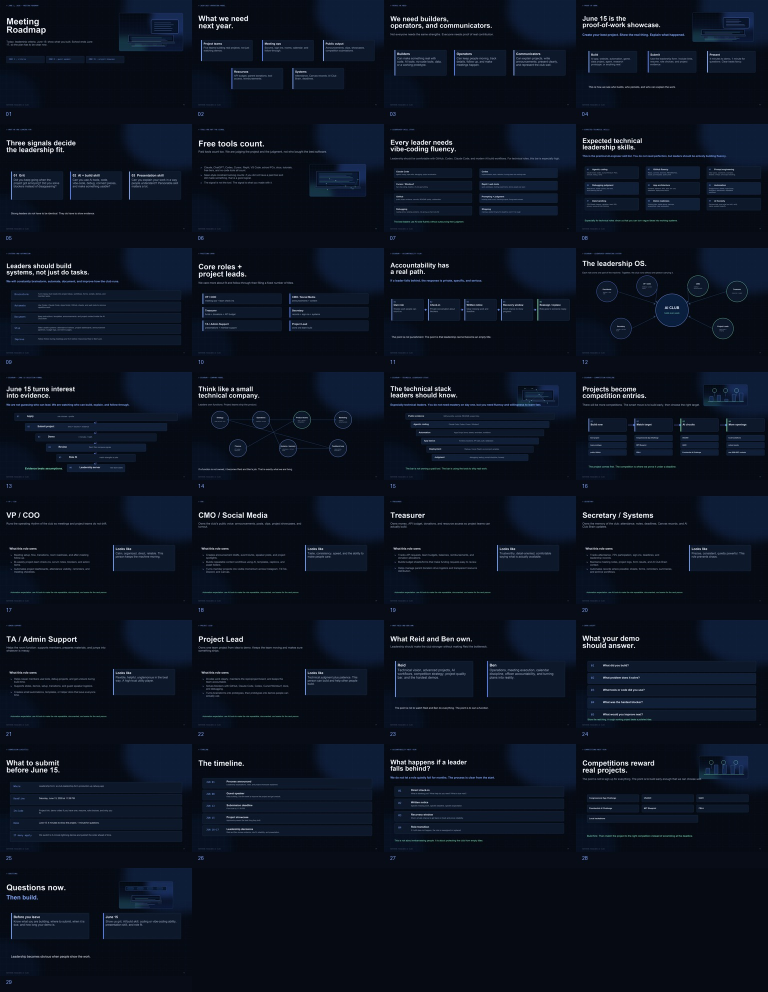
#> input picture outputs/manual-20260531-ai-club-june1/presentations/leadership-project-showcase/v8_readability_contact_sheet.jpg, 1536 x 1984 px (shown at 1/2 size)
$ python -i build_v8_readability_deck.py   (imports and definitions only)
#> lines starting #> are read from the running program, lines starting #| are printed output that depends on the picture
from __future__ import annotations

import io
import json
import shutil
import subprocess
import zipfile
from pathlib import Path
from xml.etree import ElementTree as ET

from PIL import Image, ImageFilter, ImageOps


WORK = Path(__file__).resolve().parent
SRC = WORK / "FINAL_June_1st_Presentation_Leadership_Showcase_V7_Technical_Skills.pptx"
OUT = WORK / "FINAL_June_1st_Presentation_Leadership_Showcase_V8_Readability.pptx"
SLIDES = WORK / "v8_readability_slides"
CONTACT = WORK / "v8_readability_contact_sheet.jpg"
ASSEMBLER = WORK / "assemble_v8_readability_deck.js"
MANIFEST = WORK / "v8_readability_manifest.json"

W, H = 3840, 2160
REL_NS = {"rel": "http://schemas.openxmlformats.org/package/2006/relationships"}


def slide_count(zf: zipfile.ZipFile) -> int:
    return len([n for n in zf.namelist() if n.startswith("ppt/slides/slide") and n.endswith(".xml")])


# [9 lines left out: function slide_image, not called in this run]


def foreground_bbox(img: Image.Image) -> tuple[int, int, int, int]:
    small = img.resize((480, 270), Image.Resampling.BILINEAR)
    px = small.load()
    xs: list[int] = []
    ys: list[int] = []
    for y in range(small.height):
        for x in range(small.width):
            r, g, b = px[x, y]
            luma = 0.2126 * r + 0.7152 * g + 0.0722 * b
            blue_accent = b > 82 and g > 45 and r < 160
            visible_text_or_rule = luma > 70 or blue_accent
            if visible_text_or_rule:
                xs.append(x)
                ys.append(y)
    if not xs:
        return (0, 0, img.width, img.height)

    scale_x = img.width / small.width
    scale_y = img.height / small.height
    left = max(0, int(min(xs) * scale_x) - 90)
    top = max(0, int(min(ys) * scale_y) - 70)
    right = min(img.width, int((max(xs) + 1) * scale_x) + 90)
    bottom = min(img.height, int((max(ys) + 1) * scale_y) + 70)
    return (left, top, right, bottom)


def enhance_slide(img: Image.Image) -> tuple[Image.Image, dict]:
    if img.size != (W, H):
        img = img.resize((W, H), Image.Resampling.LANCZOS)

    bbox = foreground_bbox(img)
    left, top, right, bottom = bbox
    bw, bh = right - left, bottom - top

    target_w = int(W * 0.93)
    target_h = int(H * 0.90)
    scale = min(target_w / bw, target_h / bh)
    scale = max(1.08, min(1.18, scale))

    crop_w = min(W, int(W / scale))
    crop_h = min(H, int(H / scale))
    cx = (left + right) // 2
    cy = (top + bottom) // 2

    crop_left = min(max(0, cx - crop_w // 2), W - crop_w)
    crop_top = min(max(0, cy - crop_h // 2), H - crop_h)
    crop = img.crop((crop_left, crop_top, crop_left + crop_w, crop_top + crop_h))
    enlarged = crop.resize((W, H), Image.Resampling.LANCZOS)
    enlarged = ImageOps.autocontrast(enlarged, cutoff=0.35)

    # Subtle sharpening after resampling keeps small body text crisper on projectors.
    crisp = enlarged.filter(ImageFilter.UnsharpMask(radius=1.2, percent=115, threshold=3))
    return crisp, {
        "bbox": bbox,
        "crop": (crop_left, crop_top, crop_left + crop_w, crop_top + crop_h),
        "scale": round(scale, 3),
    }


# [89 lines left out: functions make_contact_sheet, write_assembler, main, not called in this run]


# [2 lines not run here, left out]

>>> from PIL import Image
>>> picture = Image.open('v8_readability_contact_sheet.jpg')
#> picture is the input picture: PIL image 1536x1984 RGB; mean R, G, B 11.7, 18.8, 32.3
>>> result = enhance_slide(picture)
#> in enhance_slide, `img = img.resize((W, H), Image.Resampling.LANCZOS)`:
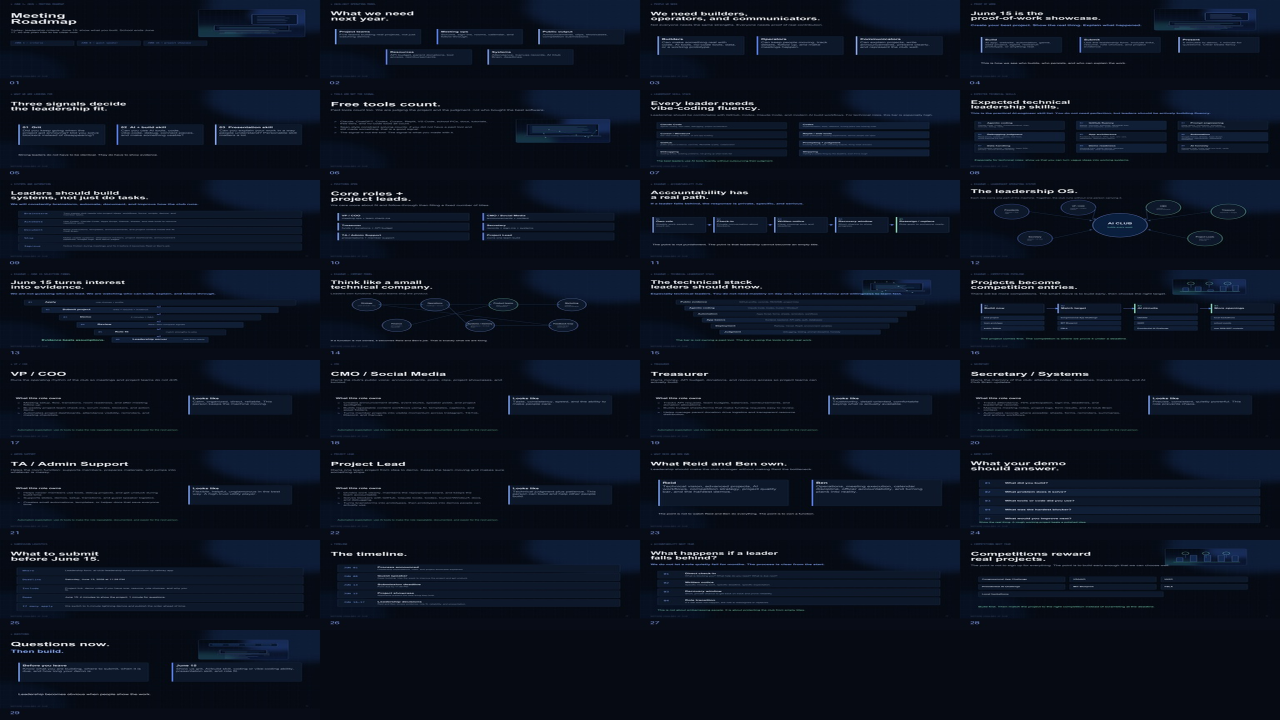
#> img: PIL image 3840x2160 RGB (shown at 1/3 size); mean R, G, B 11.7, 18.8, 32.3
#> in foreground_bbox, `small = img.resize((480, 270), Image.Resampling.BILINEAR)`:
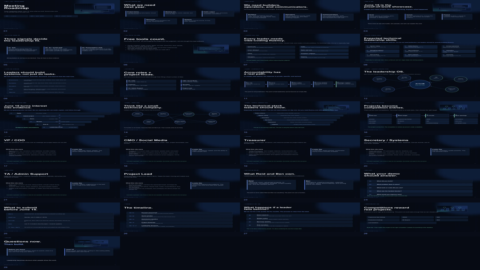
#> small: PIL image 480x270 RGB; mean R, G, B 11.7, 18.8, 32.3
#> after the loop in foreground_bbox, `for y in range(small.height):`: xs = 2305 values, max 468 at index 115, min 4 at index 22, mean 214.7; ys = 2305 values from 4 to 267
#> in foreground_bbox, `left = max(0, int(min(xs) * scale_x) - 90)`: left = 0
#> in foreground_bbox, `right = min(img.width, int((max(xs) + 1) * scale_x) + 90)`: right = 3840
#> in foreground_bbox, `bottom = min(img.height, int((max(ys) + 1) * scale_y) + 70)`: bottom = 2160
#> in enhance_slide, `bbox = foreground_bbox(img)`: bbox = (0, 0, 3840, 2160)
#> in enhance_slide, `left, top, right, bottom = bbox`: left = 0; right = 3840; bottom = 2160
#> in enhance_slide, `bw, bh = right - left, bottom - top`: bw = 3840; bh = 2160
#> in enhance_slide, `scale = min(target_w / bw, target_h / bh)`: scale = 0.9
#> in enhance_slide, `scale = max(1.08, min(1.18, scale))`: scale = 1.08
#> in enhance_slide, `crop_w = min(W, int(W / scale))`: crop_w = 3555
#> in enhance_slide, `crop_h = min(H, int(H / scale))`: crop_h = 1999
#> in enhance_slide, `cx = (left + right) // 2`: cx = 1920
#> in enhance_slide, `cy = (top + bottom) // 2`: cy = 1080
#> in enhance_slide, `crop_left = min(max(0, cx - crop_w // 2), W - crop_w)`: crop_left = 143
#> in enhance_slide, `crop_top = min(max(0, cy - crop_h // 2), H - crop_h)`: crop_top = 81
#> in enhance_slide, `crop = img.crop((crop_left, crop_top, crop_left + crop_w, crop_top + c..`:
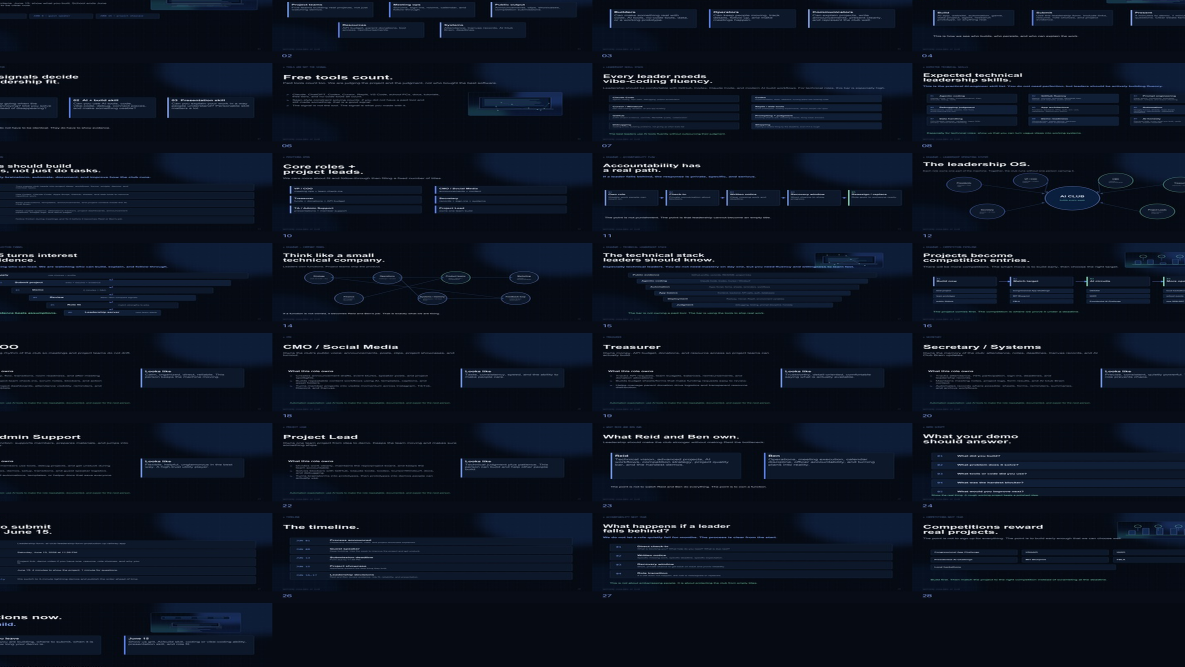
#> crop: PIL image 3555x1999 RGB (shown at 1/3 size); mean R, G, B 11.7, 18.8, 32.3
#> in enhance_slide, `crisp = enlarged.filter(ImageFilter.UnsharpMask(radius=1.2, percent=11..`:
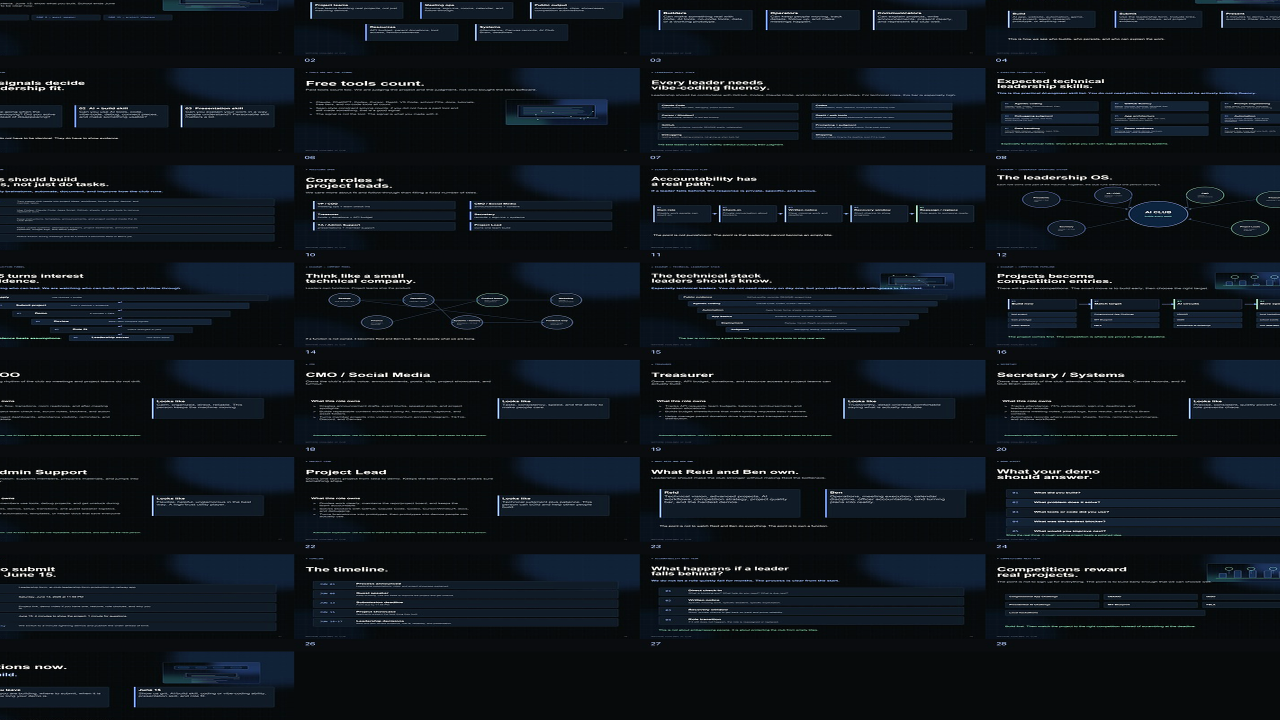
#> crisp: PIL image 3840x2160 RGB (shown at 1/3 size); mean R, G, B 14.7, 20.8, 26.9

$ run again, on outputs/manual-20260531-ai-club-june1/presentations/leadership-project-showcase/v3_powerpoint_contact_sheet.jpg
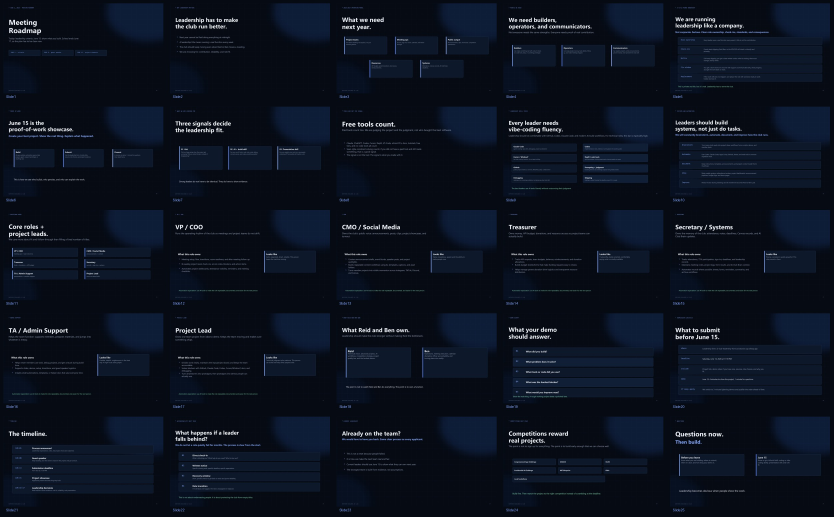
#> input picture outputs/manual-20260531-ai-club-june1/presentations/leadership-project-showcase/v3_powerpoint_contact_sheet.jpg, 2500 x 1550 px (shown at 1/3 size)
#> picture is the input picture: PIL image 2500x1550 RGB; mean R, G, B 11.4, 18.3, 31.5
#> in foreground_bbox, `small = img.resize((480, 270), Image.Resampling.BILINEAR)`:
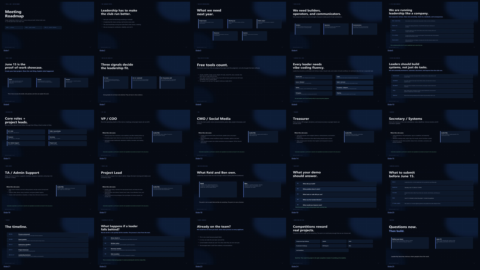
#> small: PIL image 480x270 RGB; mean R, G, B 11.4, 18.3, 31.4
#> after the loop in foreground_bbox, `for y in range(small.height):`: xs = 2543 values, max 446 at index 1439, min 4 at index 548, mean 220.2; ys = 2543 values from 9 to 266
#> in foreground_bbox, `left = max(0, int(min(xs) * scale_x) - 90)`: left = 0
#> in foreground_bbox, `top = max(0, int(min(ys) * scale_y) - 70)`: top = 2
#> in foreground_bbox, `right = min(img.width, int((max(xs) + 1) * scale_x) + 90)`: right = 3666
#> in foreground_bbox, `bottom = min(img.height, int((max(ys) + 1) * scale_y) + 70)`: bottom = 2160
#> bbox = (0, 2, 3666, 2160)
#> in enhance_slide, `left, top, right, bottom = bbox`: left = 0; top = 2; right = 3666; bottom = 2160
#> bw = 3666; bh = 2158
#> in enhance_slide, `scale = min(target_w / bw, target_h / bh)`: scale = 0.901
#> in enhance_slide, `scale = max(1.08, min(1.18, scale))`: scale = 1.08
#> crop_w = 3555
#> crop_h = 1999
#> cx = 1833
#> cy = 1081
#> crop_left = 56
#> crop_top = 82
#> in enhance_slide, `crop = img.crop((crop_left, crop_top, crop_left + crop_w, crop_top + c..`:
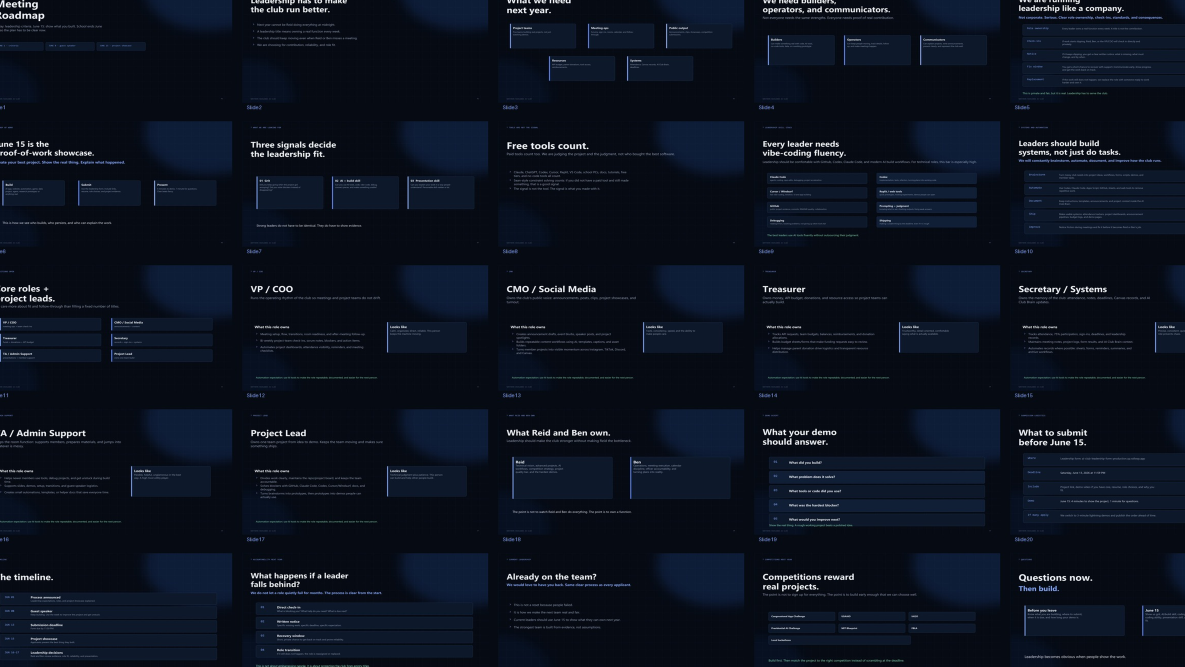
#> crop: PIL image 3555x1999 RGB (shown at 1/3 size); mean R, G, B 11.8, 18.6, 31.6

$ run again, on outputs/manual-20260531-ai-club-june1/presentations/leadership-project-showcase/v4_powerpoint_contact_sheet.jpg
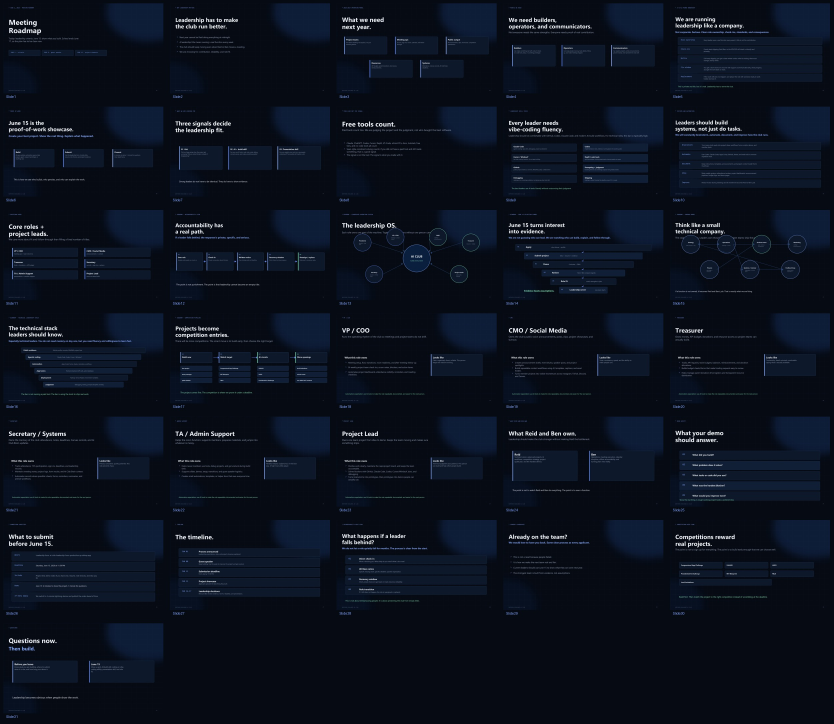
#> input picture outputs/manual-20260531-ai-club-june1/presentations/leadership-project-showcase/v4_powerpoint_contact_sheet.jpg, 2500 x 2170 px (shown at 1/3 size)
#> picture is the input picture: PIL image 2500x2170 RGB; mean R, G, B 10.9, 17.5, 30.2
#> in foreground_bbox, `small = img.resize((480, 270), Image.Resampling.BILINEAR)`:
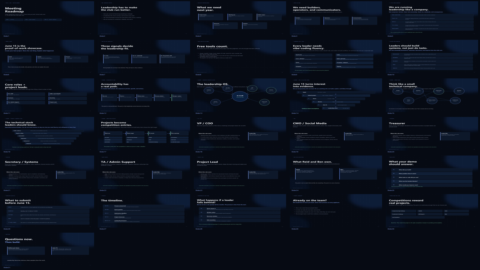
#> small: PIL image 480x270 RGB; mean R, G, B 10.8, 17.4, 30.1
#> after the loop in foreground_bbox, `for y in range(small.height):`: xs = 1940 values, max 446 at index 1248, min 5 at index 3, mean 212.2; ys = 1940 values from 6 to 253
#> in foreground_bbox, `left = max(0, int(min(xs) * scale_x) - 90)`: left = 0
#> in foreground_bbox, `right = min(img.width, int((max(xs) + 1) * scale_x) + 90)`: right = 3666
#> in foreground_bbox, `bottom = min(img.height, int((max(ys) + 1) * scale_y) + 70)`: bottom = 2102
#> bbox = (0, 0, 3666, 2102)
#> in enhance_slide, `left, top, right, bottom = bbox`: left = 0; right = 3666; bottom = 2102
#> bw = 3666; bh = 2102
#> in enhance_slide, `scale = min(target_w / bw, target_h / bh)`: scale = 0.925
#> in enhance_slide, `scale = max(1.08, min(1.18, scale))`: scale = 1.08
#> crop_w = 3555
#> crop_h = 1999
#> cx = 1833
#> cy = 1051
#> crop_left = 56
#> crop_top = 52
#> in enhance_slide, `crop = img.crop((crop_left, crop_top, crop_left + crop_w, crop_top + c..`:
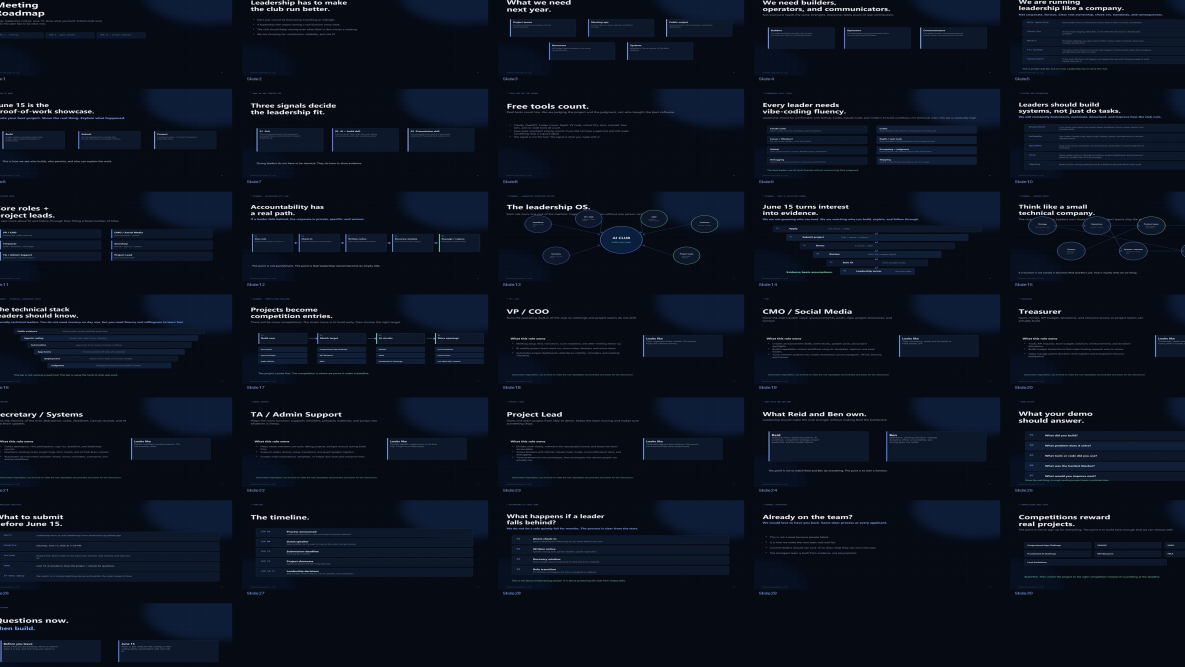
#> crop: PIL image 3555x1999 RGB (shown at 1/3 size); mean R, G, B 11.3, 18, 30.6
